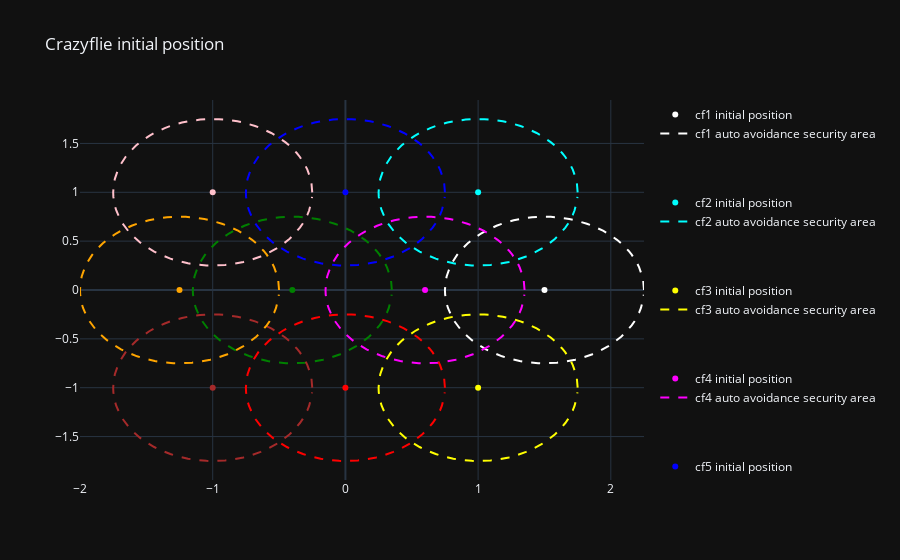

Notebook code cell kept with this figure:
### Code cell
import numpy as np
import plotly.graph_objects as go
from plotly.subplots import make_subplots
from swarm_object_class import SwarmObject


SWARM_MANAGER = SwarmObject()

cf_colors = {'cf1': 'white',
             'cf2': 'cyan',
             'cf3': 'yellow',
             'cf4': 'magenta',
             'cf5': 'blue',
             'cf6': 'red',
             'cf7': 'green',
             'cf8': 'pink',
             'cf9': 'brown',
             'cf10': 'orange'}

figure = make_subplots(rows=1, cols=1,
                           specs=[[{'type': 'scatter'}]])

figure.update_layout(title_text='Crazyflie initial position', template='plotly_dark', legend_tracegroupgap=50)

for agent in agents:
    figure.add_trace(go.Scatter(x=[agent.initial_position[0]],
                                y=[agent.initial_position[1]],
                                line=dict(color=cf_colors[agent.name]),
                                name=agent.name + ' initial position',
                                legendgroup=agent.name,
                                mode='markers',
                                ),
                    )
    
    figure.add_trace(go.Scatter(x=[agent.initial_position[0] + SWARM_MANAGER.xy_auto_avoid_d0 * np.cos(np.pi/50 * t) for t in range(100)],
                                y=[agent.initial_position[1] + SWARM_MANAGER.xy_auto_avoid_d0 * np.sin(np.pi/50 * t) for t in range(100)],
                                line=dict(color=cf_colors[agent.name], dash='dash'),
                                name=agent.name + ' auto avoidance security area',
                                legendgroup=agent.name,
                                mode='lines',
                                ),
                    )

figure.show()
